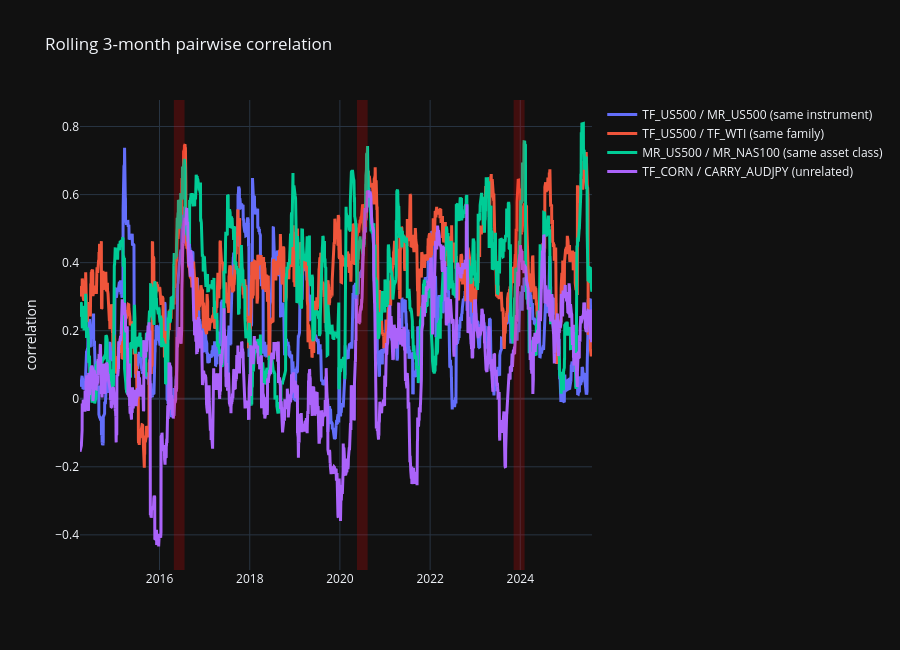

The notebook cell saved with this chart:
### Markdown cell above
The full-sample number hides how correlation moves. Rolling 3-month correlation of four pairs: same instrument, same family, same asset class, and two unrelated strategies. The shaded areas are the three stress periods: inside them the correlations jump (for example 0.52 against 0.35 for the two trend strategies), and outside they wander by several tenths even though the full-sample value is a single number.

### Code cell
PAIRS = [("TF_US500", "MR_US500"), ("TF_US500", "TF_WTI"), ("MR_US500", "MR_NAS100"), ("TF_CORN", "CARRY_AUDJPY")]
labels = ["same instrument", "same family", "same asset class", "unrelated"]
series = {f"{a} / {b} ({lab})": raw[a].rolling(63).corr(raw[b]).dropna() for (a, b), lab in zip(PAIRS, labels)}
fig = go.Figure([go.Scatter(x=s.index, y=s, name=name, line_width=3) for name, s in series.items()])
blocks = stress.astype(int).diff().fillna(0)
for a, b in zip(stress.index[blocks == 1], stress.index[blocks == -1]):
    fig.add_vrect(x0=a, x1=b, fillcolor="red", opacity=0.2, line_width=0)
fig.update_layout(title="Rolling 3-month pairwise correlation", yaxis_title="correlation", height=650, hovermode="x unified")
fig.show()

### Figure 1 — Plotly figure (JSON) as saved in the notebook; plotly's stock layout.template omitted (floating-point values rounded to 4 significant figures; data arrays with more than 128 entries replaced by an {"elided": "..."} marker saying what was removed)
{"data": [{"line": {"width": 3}, "name": "TF_US500 / MR_US500 (same instrument)", "type": "scatter", "x": {"elided": "2962 str values"}, "y": {"elided": "2962 float values"}}, {"line": {"width": 3}, "name": "TF_US500 / TF_WTI (same family)", "type": "scatter", "x": {"elided": "2962 str values"}, "y": {"elided": "2962 float values"}}, {"line": {"width": 3}, "name": "MR_US500 / MR_NAS100 (same asset class)", "type": "scatter", "x": {"elided": "2962 str values"}, "y": {"elided": "2962 float values"}}, {"line": {"width": 3}, "name": "TF_CORN / CARRY_AUDJPY (unrelated)", "type": "scatter", "x": {"elided": "2962 str values"}, "y": {"elided": "2962 float values"}}], "layout": {"height": 650, "hovermode": "x unified", "shapes": [{"fillcolor": "red", "line": {"width": 0}, "opacity": 0.2, "type": "rect", "x0": "2016-04-26T00:00:00", "x1": "2016-07-22T00:00:00", "xref": "x", "y0": 0, "y1": 1, "yref": "y domain"}, {"fillcolor": "red", "line": {"width": 0}, "opacity": 0.2, "type": "rect", "x0": "2020-05-18T00:00:00", "x1": "2020-08-13T00:00:00", "xref": "x", "y0": 0, "y1": 1, "yref": "y domain"}, {"fillcolor": "red", "line": {"width": 0}, "opacity": 0.2, "type": "rect", "x0": "2023-11-08T00:00:00", "x1": "2024-02-05T00:00:00", "xref": "x", "y0": 0, "y1": 1, "yref": "y domain"}], "title": {"text": "Rolling 3-month pairwise correlation"}, "yaxis": {"title": {"text": "correlation"}}}}
